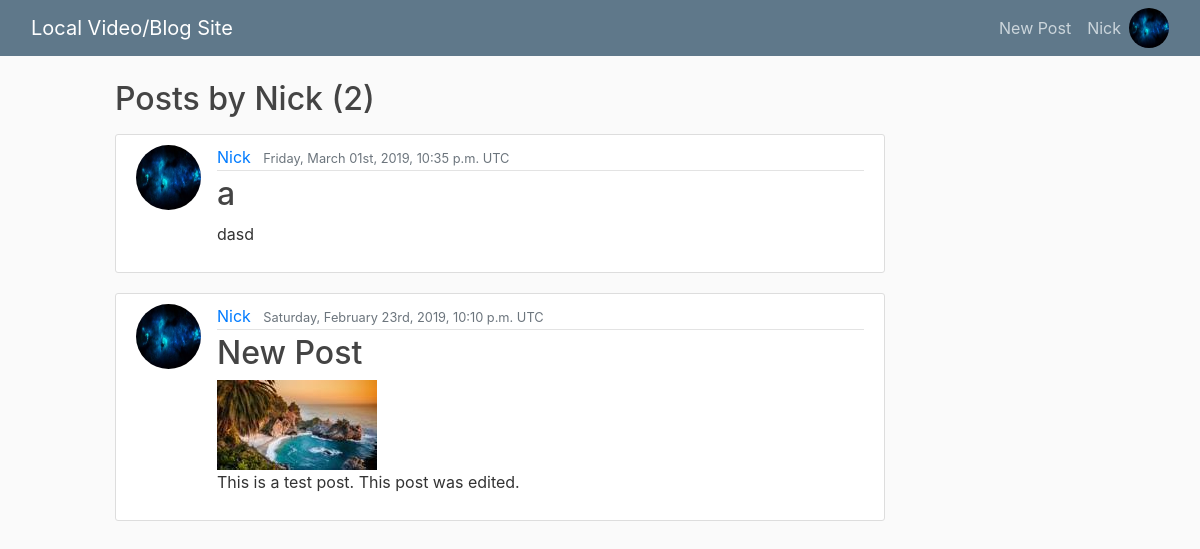
/posts/user/Nick (signed in), run on an earlier commit of the app's database.
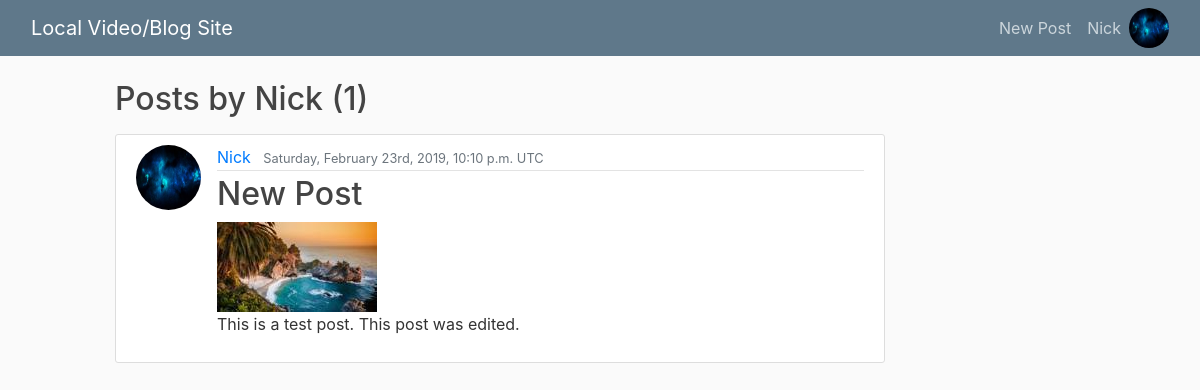
And on a later commit of the database.
### posts/models.py (models this page shows, shortened)
class Post(models.Model):
  title = models.CharField(max_length=100)
  content = models.TextField()
  date_posted = models.DateTimeField(default=timezone.now) # passing in function for timezone
  author = models.ForeignKey(get_user_model(), on_delete=models.CASCADE) # CASCADE will delete post if user is deleted
  video = models.FileField(blank=True, null=True, upload_to='videos/%Y/%m/%d/', verbose_name='Video (optional)',
    validators=[FileExtensionValidator(allowed_extensions=['mp4', 'ogb', 'webm'])])
  video_thumbnail = models.ImageField(blank=True, default='default_thumbnail.jpg',  verbose_name='Video Thumbnail (optional)',
    upload_to='thumbnails/%Y/%m/%d/')

### users/models.py (models this page shows, shortened)
class CustomUser(AbstractUser):
  user_ip = models.GenericIPAddressField(blank=True, null=True, unique=True)
  password = models.GenericIPAddressField(blank=True, null=True)

class Profile(models.Model):
  user = models.OneToOneField(get_user_model(), on_delete=models.CASCADE) # Cascade removes profile if user is deleted
  image = models.ImageField(default='default.jpg', upload_to='profile_pics')

### posts/views.py (the view)
# urls.py: path('user/<str:username>', UserPostListView.as_view(), name="user-posts"),
class UserPostListView(ListView):
  model = Post
  template_name = 'posts/user_posts.html'
  context_object_name = 'posts'
  paginate_by = 5
  def get_queryset(self):
    user = get_object_or_404(get_user_model(), username=self.kwargs.get('username'))
    return Post.objects.filter(author=user).order_by('-date_posted')

### posts/templates/posts/user_posts.html
{% extends "posts/post_list.html" %}
{% block post %}
  <h2 class="mb-3">Posts by {{ view.kwargs.username }} ({{ page_obj.paginator.count }})</h1>
{% endblock post %}

### posts/templates/posts/post_list.html (shortened to what this page needs)
{% extends "posts/base.html" %}
{% block content %}
  {% block post %}{% endblock %}
  {% for post in posts %}
    <article class="media content-section">
      <img class="rounded-circle article-img" src="{{ post.author.profile.image.url }}">
      <div class="media-body">
        <div class="article-metadata">
          <a class="mr-2" href="{% url 'user-posts' post.author.username %}">{{ post.author }}</a>
          <small class="text-muted">{{ post.date_posted|date:"l, F dS, Y, P T" }}</small>
        </div>
        <h2><a class="article-title" href="{% url 'post-detail' post.id %}">{{ post.title }}</a></h2>
        {% if post.video %}
          <a href="{% url 'post-detail' post.id %}">
            <img src="{{ post.video_thumbnail.url }}" width="160" height="90">
          </a>
        {% endif %}
        <p class="article-content break-words">{{ post.content }}</p>
      </div>
    </article>
  {% endfor %}
{% endblock content %}

What changed in the data, as far as the page shows it:
removed Post: author.profile.image (picture), author "Nick", date_posted "Friday, March 01st, 2019, 10:35 p.m. UTC", title "a", content "dasd"
Also different on the page:
{{ page_obj.paginator.count }}: "2" → "1"
